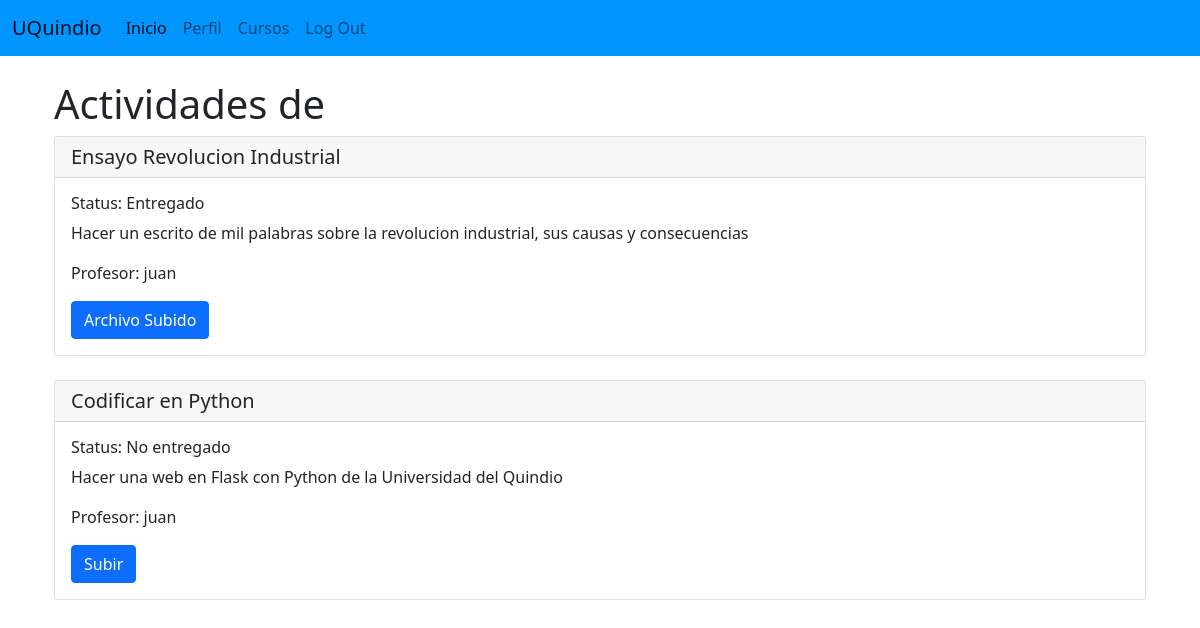
The page /activities/4 (signed in) on the database its author committed.
### app.py (models this page shows, shortened)
class Homework(db.Model):
    __tablename__ = 'homework'
    id = db.Column(db.Integer, primary_key = True)
    title = db.Column(db.String(128))
    description = db.Column(db.String)
    limit_date = db.Column(db.Date)
    status = db.Column(db.String)
    student_comment = db.Column(db.String)
    grade = db.Column(db.DECIMAL(5,2))
    date_sent = db.Column(db.Date)
    file_url = db.Column(db.String)
    enrollment_id = db.Column(db.Integer, db.ForeignKey('enrollment.id'))

class Teacher(UserMixin, db.Model):
    __tablename__ = 'teachers'
    id = db.Column(db.Integer, primary_key = True)
    email = db.Column(db.String(64), unique=True, index=True)
    username = db.Column(db.String(64), unique=True, index=True)
    name = db.Column(db.String(64))
    last_name = db.Column(db.String(64))
    cc = db.Column(db.Integer, unique=True, index=True)
    age = db.Column(db.Integer)
    genre = db.Column(db.CHAR)
    password_hash = db.Column(db.String(128))
    role_id = db.Column(db.Integer, db.ForeignKey('roles.id'))
    course_list = db.relationship("Course",uselist=True, backref="teacher",lazy="subquery")
    @property
    def password(self):
        raise AttributeError('password no es un atributo legible')

### app.py (the view)
@app.route('/activities/<int:enrollment_id>', methods=['GET', 'POST'])
@login_required
def activities(enrollment_id):
    result = db.session.execute('Select courses.name As course, teachers.name As teacher, homework.title As homework, enrollment.id As enrollment, homework.description, homework.status, homework.limit_date, homework.student_comment, homework.grade, homework.date_sent, homework.file_url, homework.id From courses Inner Join enrollment On courses.id = enrollment.course_id Inner Join students On students.id = enrollment.student_id Inner Join teachers On teachers.id = courses.teacher_id Inner Join homework On enrollment.id = homework.enrollment_id Where enrollment.id = :val', {'val': enrollment_id})
    return render_template('activities.html', result=result, enrollment_id=enrollment_id)

### app.py (called while the page is built)
@login_manager.user_loader
def load_user(user_id):
    return User.query.get(int(user_id))

### templates/activities.html (shortened to what this page needs)
{% extends "base.html" %}
{% block head %}
  {{ super() }}
{% endblock %}
{% block page_content %}
<div class="page-header">
    <h1>Actividades de {{ course }} </h1>
</div>
{% for homework in result %}
  {% if homework.status == 'No entregado' %}
    <div class="card">
        <h5 class="card-header">{{ homework.homework }} </h5>
            <div class="card-body">
                <h6 class="card-title">Status: {{ homework.status }} </h6>
                    <p class= "card-text">
                    {{ homework.description }}
                    </p>
                  <p class= "card-text">
                    Profesor: {{ homework.teacher }}
                  </p>
                  <a href="{{ url_for('upload', homework_id=homework.id, enrollment_id=enrollment_id) }}">
                    <span class="btn btn-primary">Subir</span>
                  </a>
  {% else %}
  <div class="card">
    <h5 class="card-header">{{ homework.homework }} </h5>
        <div class="card-body">
            <h6 class="card-title">Status: {{ homework.status }} </h6>
                <p class= "card-text">
                {{ homework.description }}
                </p>
              <p class= "card-text">
                Profesor: {{ homework.teacher }}
              </p>
              <a href="{{ url_for('download_file', homework_id=homework.id)}}">
                <span class="btn btn-primary">Archivo Subido</span>
              </a>
            </div>
    </div>
    <br/>
    {% endif %}
    {% endfor %}
{% endblock %}

### templates/base.html (shortened to what this page needs)
<!doctype html>
<html lang="en">
  <head>
    {% block head %}
    <link href="https://cdn.jsdelivr.net/npm/bootstrap@5.1.2/dist/css/bootstrap.min.css" rel="stylesheet">
    {% endblock %}
  </head>
  <body>
    {% include 'navbar.html' %}
    <br/>
    {% block content %}
        <div class="container">
            <div class= container>
                {% block page_content %}
                {% endblock %}
            </div>
        </div>
    {% endblock %}
  </body>
</html>

### templates/navbar.html (shortened to what this page needs)
<nav class="navbar navbar-expand-lg navbar-light" style="background-color: #0095ff;">
    <div class="container-fluid">
      <a class="navbar-brand" href="{{ url_for('index') }}">UQuindio</a>
      <div class="collapse navbar-collapse" id="navbarNavAltMarkup">
        <div class="navbar-nav">
          <a class="nav-link active" aria-current="page" href="{{ url_for('index') }}">Inicio</a>
          {% if current_user.is_authenticated %}
          <a class="nav-link" href="{{ url_for('user', username=current_user.username) }}">Perfil</a>
          <a class="nav-link" href="{{ url_for('courses', username=current_user.username) }}">Cursos</a>
          <a class="nav-link" href="{{ url_for('logout') }}">Log Out</a>
          {% else %}
          <a class="nav-link" href="{{ url_for('login') }}">Log In</a>
          <a class="nav-link" href="{{ url_for('registro') }}">Registro</a>
          {% endif %}
        </div>
      </div>
    </div>
</nav>

### rows shown on the page
Homework: homework "Ensayo Revolucion Industrial", status "Entregado", description "Hacer un escrito de mil palabras sobre la revolucion industrial, sus causas y consecuencias", teacher "juan"
Homework: homework "Codificar en Python", status "No entregado", description "Hacer una web en Flask con Python de la Universidad del Quindio", teacher "juan"
